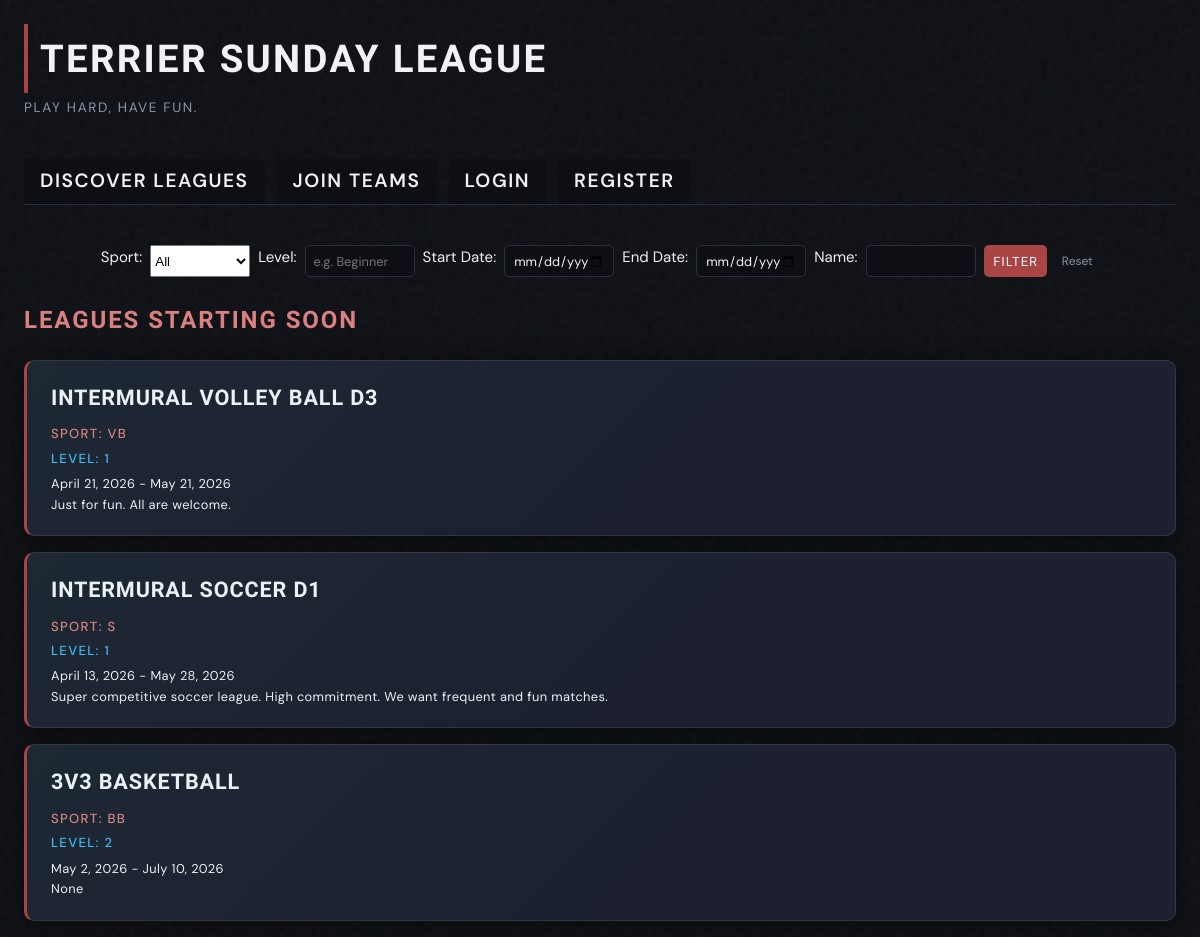
The page /sundayleague/ on the database its author committed.
### SundayLeague/models.py (models this page shows, shortened)
class League(models.Model):
  SPORT_CHOICES = [
        ("BB", "Basketball"),
        ("BM", "Badminton"),
        ("VB", "Volleyball"),
        ("FF", "Flag Football"),
        ("T", "Tennis"),
        ("PP", "Ping Pong"),
        ("S", "Soccer"),
        ("PB", "Pickle Ball"),
        ("SB", "Spike Ball"),
        ("WB", "Wiffle Ball"),
        ("KB", "Kickball"),
    ]
  LEVEL_CHOICES = [
      ("1", "Casual (All, or some team members should be new to this sport)"),
      ("2", "Intermediate (Most team members should be familiar and have experience with this sport)"),
      ("3", "Competitive (Most team members should be familiar and playing to win)"),
  ]
  league_admin = models.ForeignKey(User, on_delete=models.CASCADE) # Controls league settings and can admit teams
  sport_type = models.CharField(blank=False, max_length=2,
                                choices = SPORT_CHOICES
                                )
  is_discoverable = models.BooleanField(default=True)
  max_teams = models.IntegerField(default=10)
  league_name = models.TextField(blank=False, default='Unnamed League')
  season_start = models.DateField()
  season_end = models.DateField()
  level = models.CharField(blank=False, max_length=1,
                           choices=LEVEL_CHOICES)
  bio = models.TextField(blank=True, null=True)
  picture = models.ImageField(blank=True, null=True)

### SundayLeague/views.py (the view)
# urls.py: path('', ListLeagues.as_view(),name='home'),
class ListLeagues(ListView):
  model=League
  template_name='SundayLeague/list_leagues.html'
  context_object_name='leagues'
  def get_context_data(self, **kwargs):
    context = super().get_context_data(**kwargs)
    context['sport_choices'] = League.SPORT_CHOICES
    return context
  def get_queryset(self):
    queryset = super().get_queryset()
    sport = self.request.GET.get('sport')
    level = self.request.GET.get('level')
    start_date = self.request.GET.get('start_date')
    end_date = self.request.GET.get('end_date')
    league_name = self.request.GET.get('name')
    queryset = queryset.filter(is_discoverable = True)
    queryset = queryset.annotate(team_count=Count('teams'))
    queryset = queryset.filter(team_count__lt=F('max_teams'))
    if sport:
      queryset = queryset.filter(sport_type=sport)
    if level:
      queryset = queryset.filter(level__icontains=level)
    if start_date:
      queryset = queryset.filter(season_start__gte=start_date)
    if end_date:
      queryset = queryset.filter(season_end__lte=end_date)
    if league_name:
      queryset = queryset.filter(league_name__icontains=league_name)
    return queryset

### SundayLeague/templates/SundayLeague/list_leagues.html
{% extends 'SundayLeague/base.html' %}
{% block content %}
  {% include 'SundayLeague/search_forms/basic_filter.html' %}
  <h2>Leagues Starting Soon</h2>
  {% for league in leagues %}
    <a href="{% url 'detail_league' league.pk %}">
      <div class="card">
        <p class="league-title">{{league.league_name}}</p>
        <p class="type-text">Sport: {{league.sport_type}}</p>
        <p class="seriousness">Level: {{league.level}}</p>
        <p class="dates">{{league.season_start}} - {{league.season_end}}</p>
        <p class="dates">{{league.bio}}</p>
      </div>
    </a>
  {% endfor %}
{% endblock %}

### static/sundayleague.css (style rules this page uses)
:root { --bg-base: #0d0f14; --bg-card: #1c2030; --border-subtle: #2a2f3d; --border-card: #323748; --accent-green: #AA4545; --accent-amber: #DB8080; --accent-sky: #3ab8f5; --text-primary: #f0f2f8; --text-secondary: #8b93a8; --text-secondary-light: #f0f2f8; --text-dim: #555d72; --card-shadow: 0 4px 24px rgba(0,0,0,0.45); --glow-green: 0 0 12px rgba(57,232,122,0.25); --glow-amber: 0 0 12px rgba(245,166,35,0.22); }
*, *::before, *::after { box-sizing: border-box; margin: 0; padding: 0; }
h2 { font-family: 'Barlow Condensed', sans-serif; font-size: 1.5rem; font-weight: 600; letter-spacing: 0.08em; text-transform: uppercase; color: var(--accent-amber); margin: 0 1.5rem 1.25rem; }
.card { background: var(--bg-card); border: 1px solid var(--border-card); border-radius: 10px; padding: 1.25rem 1.5rem; margin: 0 1.5rem 1rem; box-shadow: var(--card-shadow); cursor: pointer; position: relative; overflow: hidden; transition: transform 0.18s ease, box-shadow 0.18s ease, border-color 0.18s ease; border-left: 3px solid var(--accent-green); }
.card::before { content: ''; position: absolute; inset: 0; background: linear-gradient(135deg, rgba(57,232,122,0.04) 0%, transparent 60%); pointer-events: none; }
.league-title { font-family: 'Barlow Condensed', sans-serif; font-size: 1.35rem; font-weight: 700; letter-spacing: 0.04em; text-transform: uppercase; color: var(--text-primary); margin-bottom: 0.5rem; }
.type-text { font-size: 0.82rem; font-weight: 500; letter-spacing: 0.1em; text-transform: uppercase; color: var(--accent-amber); margin-bottom: 0.2rem; }
.seriousness { font-size: 0.82rem; font-weight: 500; letter-spacing: 0.1em; text-transform: uppercase; color: var(--accent-sky); margin-bottom: 0.35rem; }
.dates { font-size: 0.8rem; color: var(--text-secondary-bright); letter-spacing: 0.03em; }
a:link { text-decoration: none; color: var(--text-secondary-bright);; }

### rows shown on the page
League: league_name "INTERMURAL VOLLEY BALL D3", sport_type "VB", level "1", season_start "April 21, 2026", season_end "May 21, 2026", bio "Just for fun. All are welcome."
League: league_name "INTERMURAL SOCCER D1", sport_type "S", level "1", season_start "April 13, 2026", season_end "May 28, 2026", bio "Super competitive soccer league. High commitment. We want frequent and fun matches."
League: league_name "3V3 BASKETBALL", sport_type "BB", level "2", season_start "May 2, 2026", season_end "July 10, 2026", bio "None"
